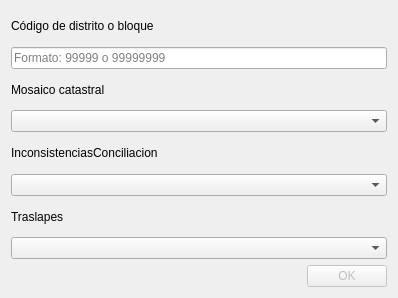
<?xml version="1.0" encoding="UTF-8"?>
<ui version="4.0">
 <class>incon6</class>
 <widget class="QDialog" name="incon6">
  <property name="windowModality">
   <enum>Qt::NonModal</enum>
  </property>
  <property name="geometry">
   <rect>
    <x>0</x>
    <y>0</y>
    <width>398</width>
    <height>298</height>
   </rect>
  </property>
  <property name="sizePolicy">
   <sizepolicy hsizetype="Preferred" vsizetype="Preferred">
    <horstretch>0</horstretch>
    <verstretch>0</verstretch>
   </sizepolicy>
  </property>
  <property name="windowTitle">
   <string>Inconsistencia 6</string>
  </property>
  <layout class="QVBoxLayout" name="verticalLayout">
   <item>
    <layout class="QVBoxLayout" name="verticalLayout_3">
     <item>
      <widget class="QLabel" name="label_2">
       <property name="whatsThis">
        <string/>
       </property>
       <property name="text">
        <string>Código de distrito o bloque</string>
       </property>
      </widget>
     </item>
     <item>
      <widget class="QLineEdit" name="bloque">
       <property name="inputMask">
        <string/>
       </property>
       <property name="text">
        <string/>
       </property>
       <property name="maxLength">
        <number>8</number>
       </property>
       <property name="readOnly">
        <bool>false</bool>
       </property>
       <property name="placeholderText">
        <string>Formato: 99999 o 99999999</string>
       </property>
      </widget>
     </item>
    </layout>
   </item>
   <item>
    <layout class="QVBoxLayout" name="verticalLayout_2">
     <item>
      <widget class="QLabel" name="label">
       <property name="text">
        <string>Mosaico catastral</string>
       </property>
      </widget>
     </item>
     <item>
      <widget class="QgsMapLayerComboBox" name="mc">
       <property name="showCrs">
        <bool>true</bool>
       </property>
      </widget>
     </item>
    </layout>
   </item>
   <item>
    <layout class="QVBoxLayout" name="verticalLayout_4">
     <item>
      <widget class="QLabel" name="label_3">
       <property name="text">
        <string>InconsistenciasConciliacion</string>
       </property>
      </widget>
     </item>
     <item>
      <widget class="QgsMapLayerComboBox" name="ic">
       <property name="showCrs">
        <bool>true</bool>
       </property>
      </widget>
     </item>
    </layout>
   </item>
   <item>
    <layout class="QVBoxLayout" name="verticalLayout_5">
     <item>
      <widget class="QLabel" name="label_4">
       <property name="text">
        <string>Traslapes</string>
       </property>
      </widget>
     </item>
     <item>
      <widget class="QgsMapLayerComboBox" name="traslapes">
       <property name="showCrs">
        <bool>true</bool>
       </property>
      </widget>
     </item>
    </layout>
   </item>
   <item>
    <widget class="QDialogButtonBox" name="button_box">
     <property name="enabled">
      <bool>false</bool>
     </property>
     <property name="orientation">
      <enum>Qt::Horizontal</enum>
     </property>
     <property name="standardButtons">
      <set>QDialogButtonBox::Ok</set>
     </property>
     <property name="centerButtons">
      <bool>false</bool>
     </property>
    </widget>
   </item>
  </layout>
 </widget>
 <customwidgets>
  <customwidget>
   <class>QgsMapLayerComboBox</class>
   <extends>QComboBox</extends>
   <header>qgsmaplayercombobox.h</header>
  </customwidget>
 </customwidgets>
 <resources/>
 <connections>
  <connection>
   <sender>button_box</sender>
   <signal>accepted()</signal>
   <receiver>incon6</receiver>
   <slot>accept()</slot>
   <hints>
    <hint type="sourcelabel">
     <x>20</x>
     <y>20</y>
    </hint>
    <hint type="destinationlabel">
     <x>20</x>
     <y>20</y>
    </hint>
   </hints>
  </connection>
  <connection>
   <sender>button_box</sender>
   <signal>rejected()</signal>
   <receiver>incon6</receiver>
   <slot>reject()</slot>
   <hints>
    <hint type="sourcelabel">
     <x>20</x>
     <y>20</y>
    </hint>
    <hint type="destinationlabel">
     <x>20</x>
     <y>20</y>
    </hint>
   </hints>
  </connection>
 </connections>
</ui>
